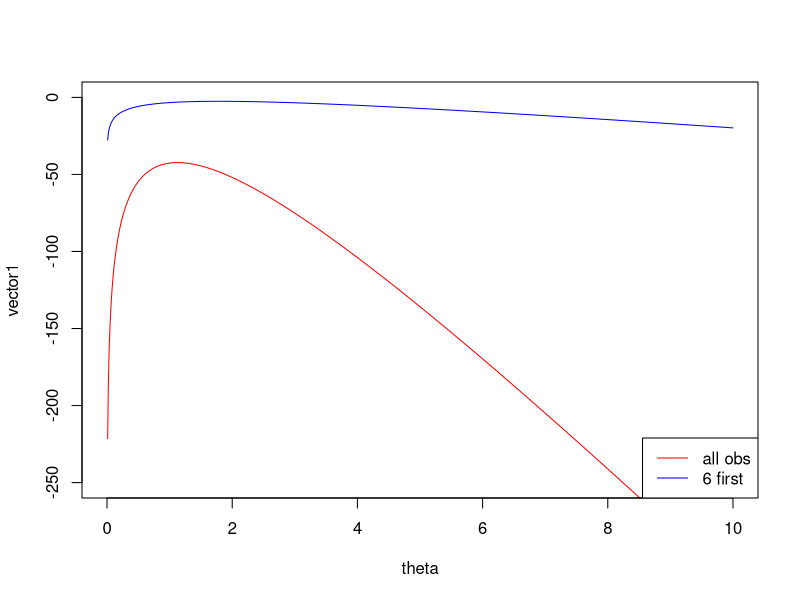
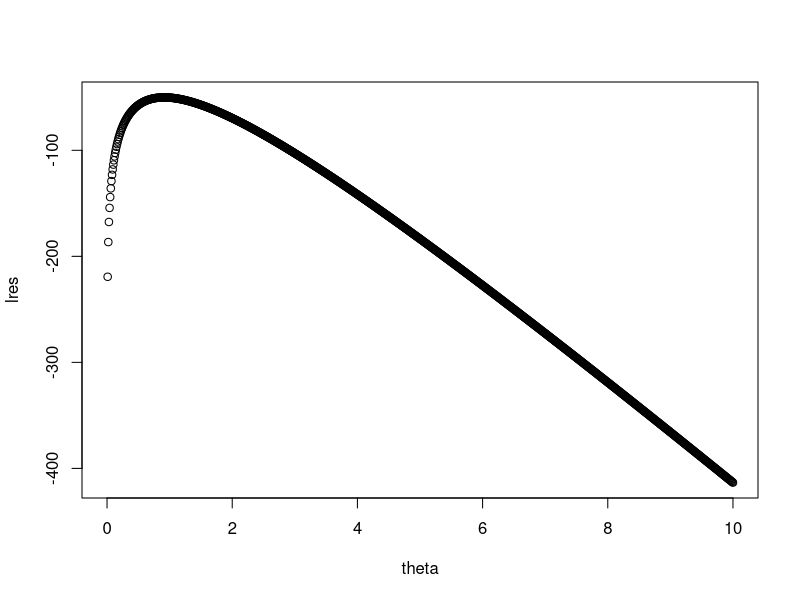
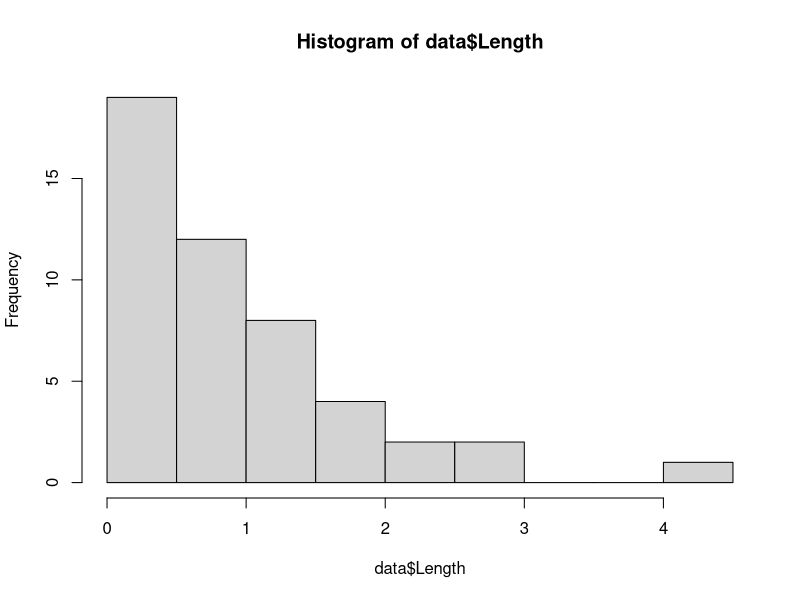
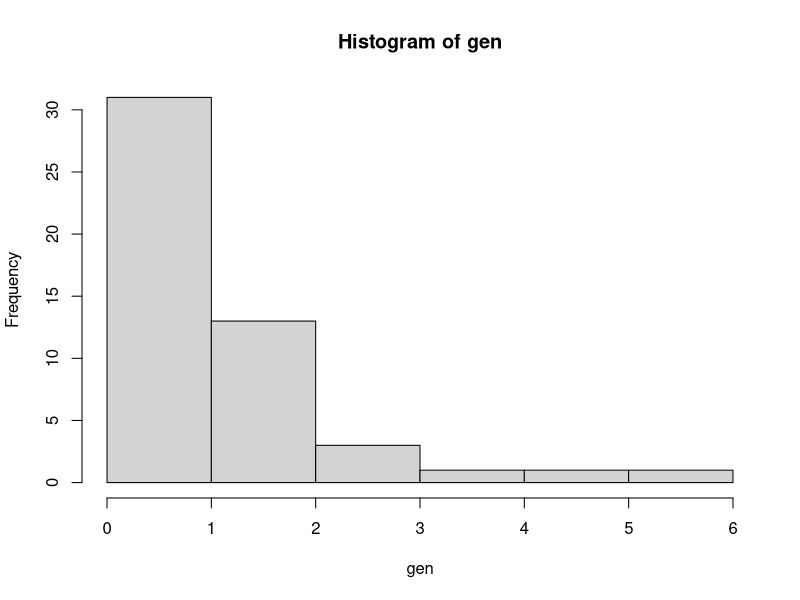
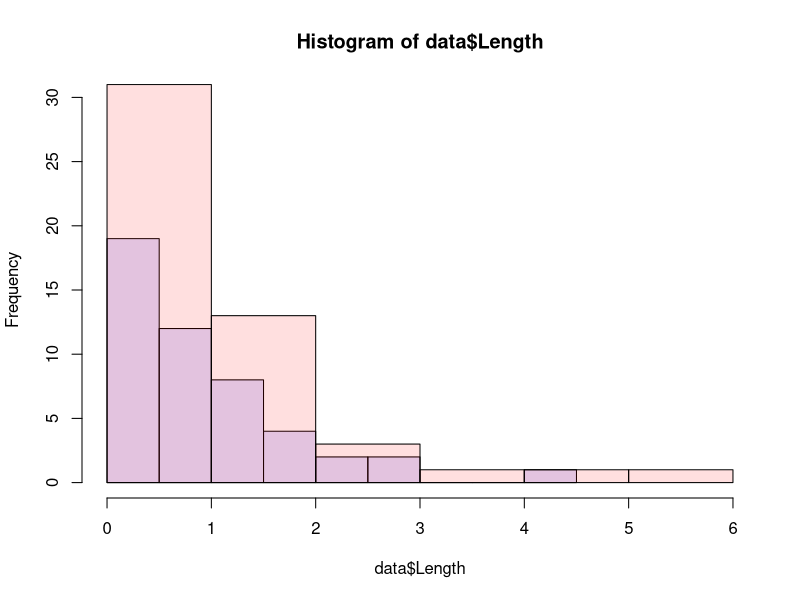

Write R code to recreate these figures, in order.
#step1
data = read.csv("machines.csv", header=TRUE, sep=";", dec=",")#import data
set.seed(12345)#för samma resultat varje körning

#step2
expdist <- function(x, theta){
  return (theta * (exp(-theta*x)))
}

loglikelihood <- function(x, theta){
  p <- expdist(x, theta)
  logp <- log(p)
  return (sum(logp))
}

theta = seq(0, 10, by=0.01)


loglikes <- function(x, theta) {
  loglikeli <- numeric(length(theta))
  for (i in 1:length(theta)) {
    loglikeli[i] = loglikelihood(x,theta[i])
  }
  return (loglikeli)
}

vector1=loglikes(data, theta)

plot(theta, vector1, ylim=c(-250,0), type="l",col="red")
max <- which.max(vector1)
maxlikelihoodval <- theta[max]

#step3
data6first <- head(data)
vector2=loglikes(data6first, theta)
lines(theta, vector2, col="blue")
legend(x = "bottomright", c("all obs", "6 first"), lty = c(1,1), lwd = c(1,1), col=c("red", "blue"))

max <- which.max(vector2)
maxlikelihoodval2 <- theta[max]

#step4
prior <- function(theta){
  lambda=10
  return (lambda*exp(-lambda*theta))
}

l <- function(x,theta){
  return (log(prod(expdist(x,theta))*prior(theta)))
}

lres <- numeric(length(theta))
for (i in 1:length(theta)){
  lres[i] <- l(data,theta[i])
}
max2 <- which.max(lres)
maxlikelihoodval3 <- theta[max2]

plot(theta,lres)
#step5
gen <-rexp(50,1.13)

p1 <- hist(data$Length)
p2 <- hist(gen)
plot( p1, col=rgb(0,0,1,1/8), xlim=c(0,6), ylim=c(0,30))
plot( p2, col=rgb(1,0,0,1/8), xlim=c(0,6), add=T)